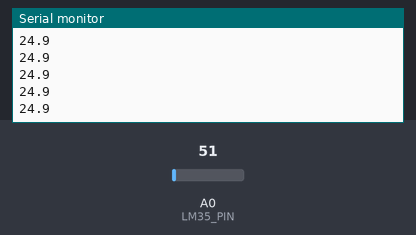
A sketch run on a simulated Arduino Uno, built with avr-gcc and run on an emulated ATmega328P. Shown: the last lines printed to the serial monitor. Inputs (shaded band) come from the test bench; at power-on: A0 (LM35_PIN) = 51.

Above: at 1.2 s.
1.3 s: A0 (LM35_PIN) set to 61
At 1.66 s:
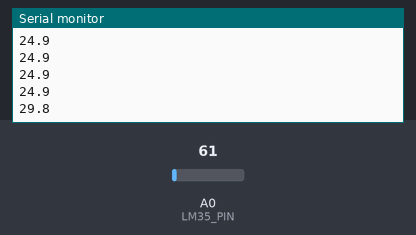
2.8 s: A0 (LM35_PIN) set to 71
At 3.04 s:
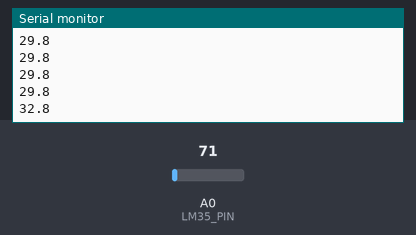
Timing chart, 0 to 5.8 s (numbered marks = the images above; inputs shaded):
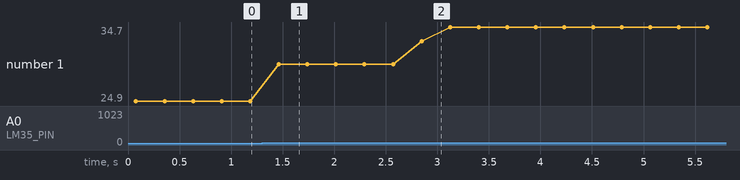

Measured:
- after the input at 1.3 s, the serial monitor: prints a new line after 0.16 s (image 1)
- after the input at 2.8 s, the serial monitor: prints a new line after 0.05 s (image 2)
- plotted number 1: 24.9 → 29.8 after the input at 1.3 s, 29.8 → 34.7 after the input at 2.8 s

The sketch:

arduino.ino
```cpp
const int LM35_PIN = A0;

void setup() {
  Serial.begin(9600);
}

void loop() {
  const int N = 15;
  int readings[N];

  // Take multiple samples
  for (int i = 0; i < N; i++) {
    readings[i] = analogRead(LM35_PIN);
    delay(5);
  }

  // Find min & max
  int minVal = readings[0];
  int maxVal = readings[0];
  long sum = 0;
  for (int i = 0; i < N; i++) {
    if (readings[i] < minVal) minVal = readings[i];
    if (readings[i] > maxVal) maxVal = readings[i];
    sum += readings[i];
  }

  // Drop min & max
  sum -= minVal;
  sum -= maxVal;
  float avg = sum / float(N - 2);

  float voltage = avg * (5.0 / 1023.0);
  float tempC = voltage * 100.0;  // LM35

  // Optional: clamp insane values
  if (tempC < -20 || tempC > 120) {
    // ignore, don't print
  } else {
    Serial.println(tempC, 1);
  }

  delay(200);  // ~5 Hz
}
```
